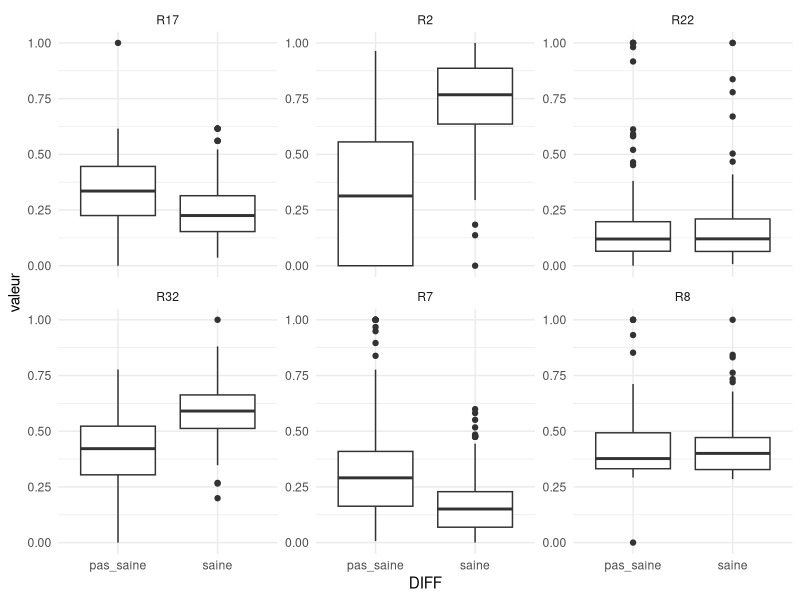

Generate this figure with R: (Note: this script raises an error after producing the figure.)
library(dplyr)
library(caret)
library(tidyverse)
library(FactoMineR)
library(corrplot)
library(pROC)


# Importation et aperçu des données 
data = read.csv(file="farms_train.csv",header = TRUE,sep=",",dec = ".")
tibble(data)
glimpse(data)
summary(data)

#Standardisation des données 
stdize <- function(vecteur_init){
  if(is.numeric(vecteur_init)){
    (vecteur_init - min(vecteur_init, na.rm = TRUE)) / 
      (max(vecteur_init, na.rm = TRUE) - min(vecteur_init, na.rm = TRUE))
  } else {
    vecteur_init  
  }
}
farms_train_stdize <- data %>% 
  select(DIFF) %>% 
  bind_cols(
    data[2:7] %>% map_dfc(stdize)
  )
farms_train_stdize$DIFF =  factor(farms_train_stdize$DIFF, 
                                  levels = c(0,1), 
                                  labels = c("pas_saine", "saine"))
tibble(farms_train_stdize)

#BOxplots 
farms_train_stdize %>%
  pivot_longer(cols= -DIFF, names_to = "variable", values_to = "valeur" ) %>%
  ggplot(aes(x= DIFF,y=valeur),fill=target) +
  geom_boxplot() +
  facet_wrap(~variable, scales='free_y')+
  theme_minimal()


# Gestion des valeurs aberrantes *
detect_outliers <- function(x) {
  Q1 <- quantile(x, 0.25, na.rm = TRUE)
  Q3 <- quantile(x, 0.75, na.rm = TRUE)
  IQR <- Q3 - Q1
  (x < (Q1 - 1.5 * IQR)) | (x > (Q3 + 1.5 * IQR))
}
outlier_mask <- apply(farms_train_stdize %>% select(-DIFF), 2, detect_outliers)
outlier_rows <- apply(outlier_mask, 1, any)
farms_train_clean = farms_train_stdize[!outlier_rows,]

nrow(farms_train_clean)
nrow(farms_train_stdize)

#Regression logistique 

#Normalisation 
preproc <- preProcess(farms_train_clean %>% select(-DIFF), method = c("center", "scale"))
df_scaled <- predict(preproc, farms_train_clean %>% select(-DIFF))
df_scaled$DIFF <- farms_train_clean$DIFF

tibble(df_scaled)

#Regression 
set.seed(123)

#controle de validation croisée 
ctrl <- trainControl(method = "cv", number = 50, 
                     classProbs = TRUE,       
                     summaryFunction = twoClassSummary) 

#entrainement du modèle 
modele = logit_model <- train(
  DIFF ~ ., 
  data = df_scaled, 
  method = "glm", 
  family = "binomial",
  metric = "ROC",          
  trControl = ctrl
)

tibble(modele)
summary(modele)
summary(logit_model$finalModel)

#visualisation 

probs <- predict(modele, type = "prob")[, "pas_saine"]
roc_obj <- roc(df_scaled$DIFF, probs, levels = c("saine", "pas_saine"))
plot(roc_obj, col="blue", main="ROC Curve")
auc(roc_obj)

#prediction 
pred_class = predict(modele,df_scaled)
pred_class

#matrice de confusion 
confusionMatrix(pred_class,df_scaled$DIFF)

exp(coef(logit_model$finalModel))

modele$results


#######TEST#######
farms_test = read.csv(file = "farms_test.csv",header=TRUE,sep=",",dec=".")
farms_test$DIFF <- factor(farms_test$DIFF, levels = c(0,1), labels = c("saine", "pas_saine"))
df_test_scaled <- predict(preproc, test %>% select(-DIFF))
